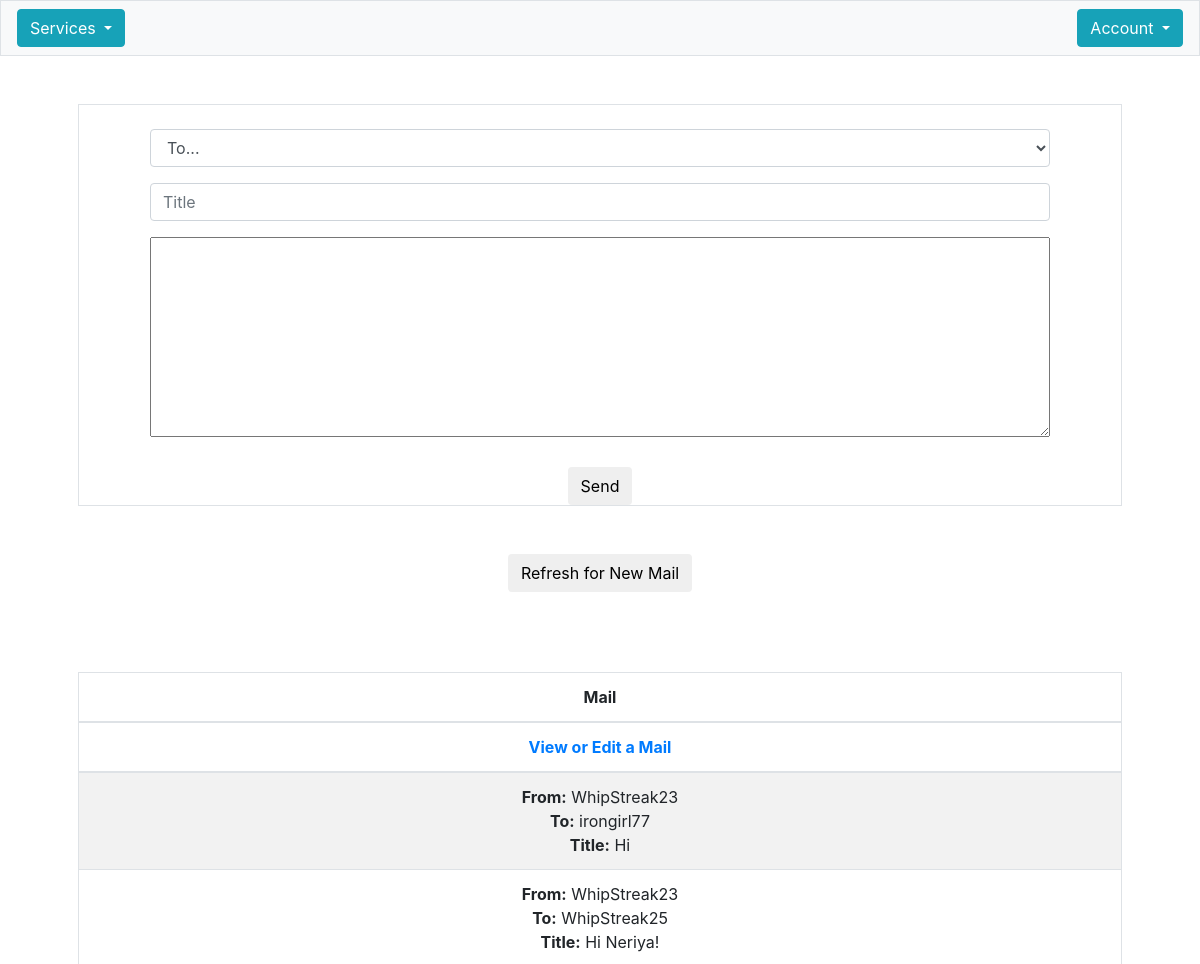
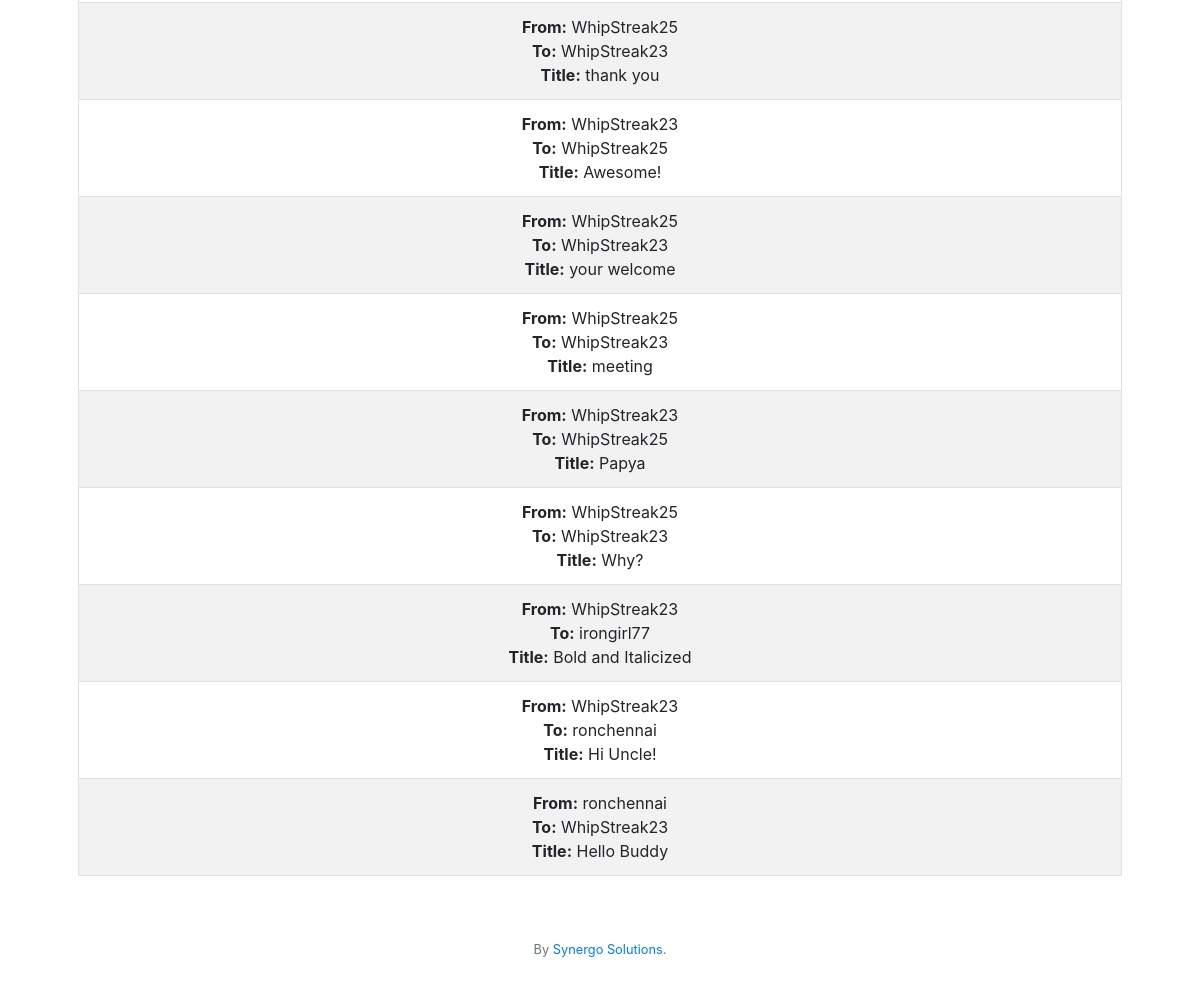
The app's page /mail (signed in) with its own data (2 pictures, top to bottom).
### tables this page shows
CREATE TABLE 'mail' ('title' text NOT NULL, 'mail' text NOT NULL,'by' integer NOT NULL,'too' integer NOT NULL);

CREATE TABLE 'users' ('id' integer NOT NULL, 'username' text NOT NULL, 'hash' text NOT NULL, 'email' text, 'name' text, 'pic' text);

### app.py (the view, shortened to what this page needs)
@app.route("/mail", methods=["GET", "POST"])
@login_required
def mail():
    user_id = session["user_id"]
    if request.method == "GET":
        db.execute("UPDATE new SET new = :new WHERE id = :id", new=0, id=user_id)
        mail = db.execute("SELECT * FROM mail WHERE by = :id OR too = :id", id=user_id)
        users = db.execute("SELECT * FROM users WHERE NOT id = :id", id=user_id)
        for i in mail:
            i['by'] = db.execute("SELECT username FROM users WHERE id = :id", id=i['by'])[0]['username']
            i['too'] = db.execute("SELECT username FROM users WHERE id = :id", id=i['too'])[0]['username']
        return render_template("/mail.html", mail=mail, users=users)

### app.py (called while the page is built)
@app.after_request
def after_request(response):
    response.headers["Cache-Control"] = "no-cache, no-store, must-revalidate"
    response.headers["Expires"] = 0  # Set expiration to the past
    response.headers["Pragma"] = "no-cache"  # For compatibility with older browsers
    return response

### helpers.py (called while the page is built)
def login_required(f):
    @wraps(f)
    def decorated_function(*args, **kwargs):
        if session.get("user_id") is None:
            return redirect("/intro")
        return f(*args, **kwargs)
    return decorated_function

### templates/mail.html (shortened to what this page needs)
{% extends "layout.html" %}
{% block main %}
<form action="/mail" method="post" class="border">
        <fieldset>
            <div class="form-group">
                <br>
                <select name="to" class="form-control" style="width:900px">
                    <option value="" disabled selected="">To...</option>
                </select>
          </div>
          <div class="form-group">
            <input autocomplete="off" class="form-control" style="width:900px" autofocus name="title" placeholder="Title" type="text" />
          </div>
          <div>
              <textarea autocomplete="off" autofocus class="big" name="mail" ></textarea>
          </div>
          <br>
          <button class="btn btn-default" type="submit">Send</button>
        </fieldset>
</form>
<br><br>
<h4><button class="btn btn-default" onclick="window.location.reload()">Refresh for New Mail</button></h4>
<br><br><br>
<table class = "table table-striped border">
    <thead>
        <tr>
            <th colspan="7">Mail</th>
        </tr>
        {% if yes %}
            <tr>
                <th colspan="5"><a href="/view">View or Edit a Mail</a></th>
            </tr>
        {% else %}
            <tr>
                <th colspan="5"><a href="/view" disabled>View or Edit a Mail</a></th>
            </tr>
        {% endif %}
    </thead>
    <tbody>
        {% for mail in mail %}
        <tr>
            <td colspan="5"><b>From:</b> {{ mail.by }}<br>
            <b>To:</b> {{ mail.too }}<br>
            <b>Title:</b> {{ mail.title  }}</td>
        </tr>
        {% endfor %}
    </tbody>
</table>
{% endblock %}

### templates/layout.html (shortened to what this page needs)
<!DOCTYPE html>
<html lang="en">
    <head>
        <link href="https://maxcdn.bootstrapcdn.com/bootstrap/4.1.3/css/bootstrap.min.css" rel="stylesheet">
        <link rel="stylesheet" href="https://cdnjs.cloudflare.com/ajax/libs/font-awesome/4.7.0/css/font-awesome.min.css">
        <link href="/static/styles.css" rel="stylesheet">
    </head>
    <body>
        <nav class="navbar navbar-expand-md navbar-light bg-light border">
            {% if session.user_id %}
            <div class="dropdown mr-auto">
                        <button class="btn btn-info dropdown-toggle" type="button" id="dropdownMenuButton" data-toggle="dropdown" aria-haspopup="true" aria-expanded="false">
                          Services
                        </button>
                    </div>
            <div class="collapse navbar-collapse" id="navbar">
                    <div class="dropdown ml-auto">
                        <button class="btn btn-info dropdown-toggle" type="button" id="dropdownMenuButton" data-toggle="dropdown" aria-haspopup="true" aria-expanded="false">
                          Account
                        </button>
                        </div>
                {% endif %}
            </div>
        </nav>
        <main class="container p-5">
            {% block main %}{% endblock %}
        </main>
        <footer class="small text-center text-muted">
            By <a href="https://github.com/synergo23/">Synergo Solutions</a>.
        </footer>
        <br><br><br>
    </body>
</html>

### static/styles.css (style rules this page uses)
main .form-control { display: inline-block; width: auto; }
main { overflow-x: auto; text-align: center; }
.big { width: 900px; height: 200px; }
.border { border: 3px solid; }

### records on screen
mail: by "WhipStreak23", too "irongirl77", title "Hi"
mail: by "WhipStreak23", too "WhipStreak25", title "Hi Neriya!"
mail: by "WhipStreak25", too "WhipStreak23", title "thank you"
mail: by "WhipStreak23", too "WhipStreak25", title "Awesome!"
mail: by "WhipStreak25", too "WhipStreak23", title "your welcome"
mail: by "WhipStreak25", too "WhipStreak23", title "meeting"
mail: by "WhipStreak23", too "WhipStreak25", title "Papya"
mail: by "WhipStreak25", too "WhipStreak23", title "Why?"
mail: by "WhipStreak23", too "irongirl77", title "Bold and Italicized"
mail: by "WhipStreak23", too "ronchennai", title "Hi Uncle!"
mail: by "ronchennai", too "WhipStreak23", title "Hello Buddy"
